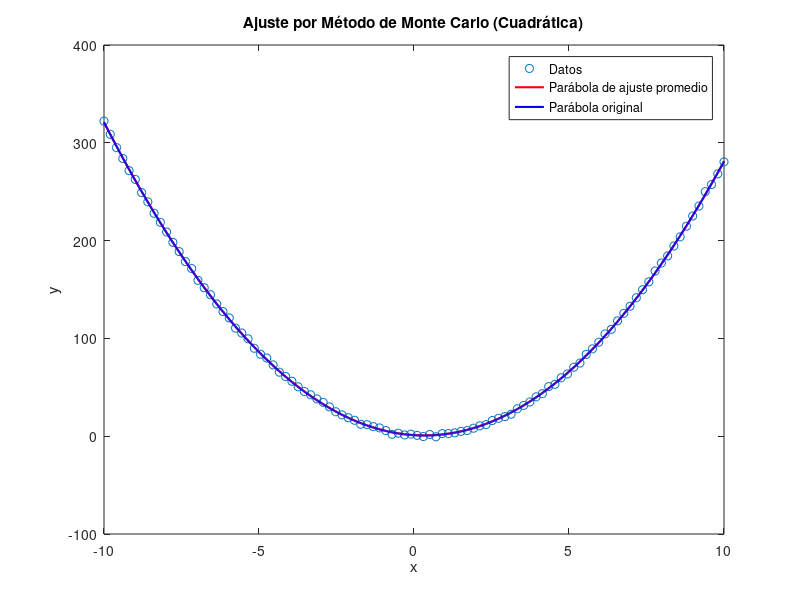

Reproduce this figure in MATLAB.
clear all
close all
clc

% Número de datos y simulaciones
n = 100; % Número de puntos de datos
simulations = 1000; % Número de simulaciones

% Generar puntos de datos
x = linspace(-10, 10, n); % 100 puntos en el intervalo [-10, 10]
true_a = 3;
true_b = -2;
true_c = 1;
y = true_a*x.^2 + true_b*x + true_c + randn(1, n); % Datos con algo de ruido

% Inicializar arrays para almacenar resultados de las simulaciones
coefficients = zeros(simulations, 3);

for i = 1:simulations
    % Seleccionar un subconjunto aleatorio de datos
    indices = randi(n, [1, n]); % Índices aleatorios con reemplazo
    x_subset = x(indices);
    y_subset = y(indices);
    
    % Ajuste de la parábola y = ax^2 + bx + c
    X = [x_subset.^2; x_subset; ones(1, n)]'; % Matriz de diseño
    coeff = (X' * X) \ (X' * y_subset'); % Resolver los coeficientes
    
    % Guardar los coeficientes de la simulación
    coefficients(i, :) = coeff';
end

% Calcular medias de los coeficientes
mean_coeff = mean(coefficients);

% Mostrar la parábola de ajuste
fprintf('La parábola de ajuste promedio es y = %.6fx^2 + %.6fx + %.6f\n', mean_coeff(1), mean_coeff(2), mean_coeff(3));

% Graficar los puntos, la parábola de ajuste y la función original
figure;
plot(x, y, 'o'); % Puntos de datos
hold on;
x_fit = linspace(min(x), max(x), 1000); % Valores de x para una curva suave
y_fit = mean_coeff(1)*x_fit.^2 + mean_coeff(2)*x_fit + mean_coeff(3); % Parábola de ajuste
plot(x_fit, y_fit, '-r', 'LineWidth', 1.5); % Parábola de ajuste promedio

% Ajuste adicional para verificar visualmente
y_orig = true_a*x_fit.^2 + true_b*x_fit + true_c; % Valores ajustados de y
plot(x_fit, y_orig, '-b', 'LineWidth', 1.5); % Parábola original

xlabel('x');
ylabel('y');
title('Ajuste por Método de Monte Carlo (Cuadrática)');
legend('Datos', 'Parábola de ajuste promedio', 'Parábola original');
hold off;
